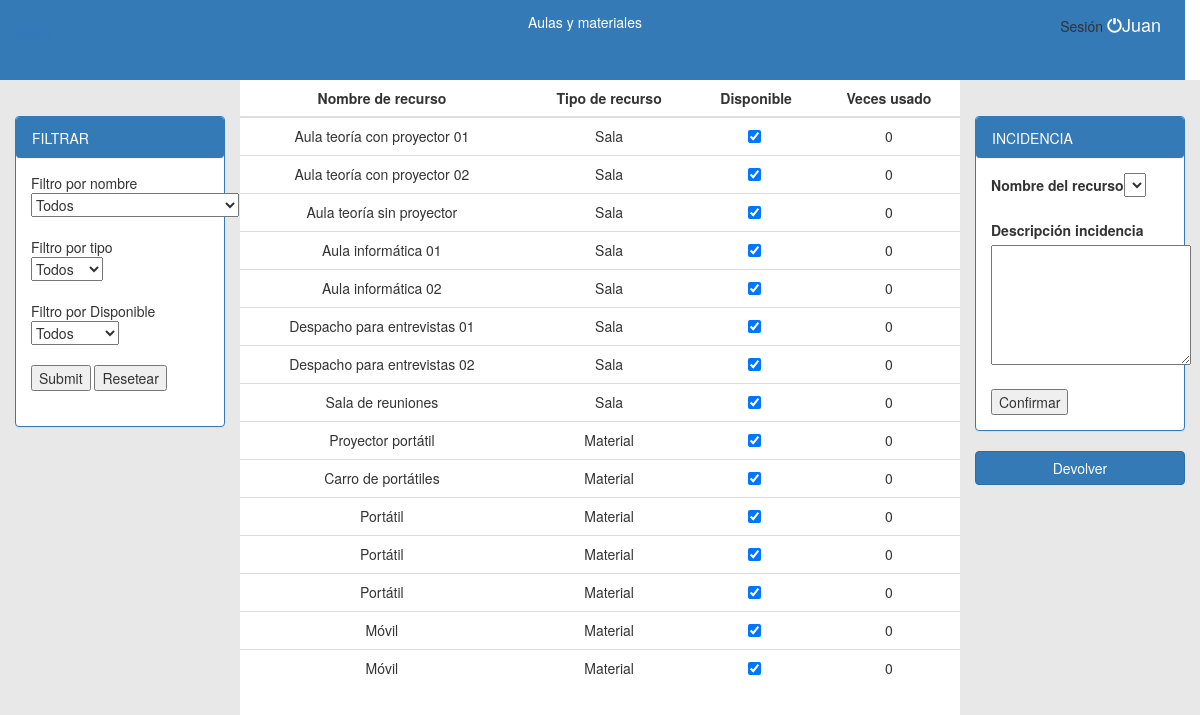
The app's page /Jorge/princi.php (signed in) with its own data.
### tables this page shows
CREATE TABLE `tbl_recurso` (
  `idRecurso` int(4) NOT NULL,
  `nombreRecursos` varchar(35) DEFAULT NULL,
  `tipoRecursos` enum('Sala','Material') DEFAULT NULL,
  `Ocupado` tinyint(1) NOT NULL
);

### Jorge/princi.php (the view, shortened to what this page needs)
<!DOCTYPE html>
<html>
<head>
	<link rel="stylesheet" type="text/css" href="css/style.css">
	<link rel="stylesheet" href="https://maxcdn.bootstrapcdn.com/bootstrap/3.3.7/css/bootstrap.min.css">
</head>
<body>
	<?php
	if(isset($_SESSION['usuario'])){
		$usuario = $_SESSION['usuario'];
	} else {
		$usuario = "Invitado";
	}
	?>
	<div id="cabecera" class="row">
		<div class="col-lg-4" style="text-align: left; color: white; padding-left: 2%;">
			<p><p><a href="principal.php" id="color">INICIO</a></p></p>
		</div>
		<div class="col-lg-4" style="text-align: center; color: white">
			<p class="size">Aulas y materiales</p>
		</div>
		<div class="col-lg-4" style="text-align: right; padding-right: 2%;"><t class="color2">Sesión</t>
			<span style='font-size: 18px; color: white; position: right;' id="login"><a href="index.html"><i id="cerrar_sesion" style="font-size: 15px; color: white" class="glyphicon glyphicon-off"></a></i><?php echo "$usuario"; ?> </span>
		</div>
	</div>
	<div id="contenedor_izq">
		<div class="col-lg-12">
			<div class="panel-group">
				<div class="panel panel-primary">
					<div class="panel panel-heading">FILTRAR</div>
					<div class="panel-body">
						<form action='principal.php' method='REQUEST' accept-charset='UTF-8'>
							<?php
							echo "Filtro por nombre<br>";
							?>
							<select name='nombreRecursos' required>
								<?php
								echo "<option>Todos</option>";
								?>
							</select><br><br>
							<?php
							echo "Filtro por tipo<br>";
							?>
							<select name='tipoRecursos' required>
								<?php
								echo "<option>Todos</option>";
								?>
							</select><br><br>
							<?php
							echo "Filtro por Disponible<br>";
							?>
							<select name='Ocupado' required>
								<?php
								echo "<option>Todos</option>";
								?>
							</select><br><br>
							<input type='submit' name='filtro'>
							<input type='submit' name='Reset' value='Resetear'><br><br>
						</div>
					</div>
				</div>
			</div>
		</div>
		<div id="contenedor_derch">
			<div class="col-lg-12">
				<div class="panel-group">
					<div class="panel panel-primary">
						<div class="panel panel-heading">INCIDENCIA</div>
						<div class="panel-body">
							<form  action='principal.php' method='REQUEST' accept-charset='UTF-8'>
								<?php
										echo "<label>Nombre del recurso</label>";
										echo "<select name='nombreRecursos'>";
										echo "</select><br><br>";
									echo "<label>Descripción incidencia</label>";
									echo "<textarea type='text' name='descripcionIncidencia' style='height:120px;width:200px;'></textarea><br><br>";
									echo "<input type='submit' name='Enviar' value='Confirmar'>";
								?>
							</form>
							</div>
						</div>
					</div>
					<button type='submit' name='devolver' id='titulo_btn' class='btn btn-primary btn-block'>Devolver</button>
			</div>
		</div>
		<?php
		$conexion=mysqli_connect("localhost", "root", "", "bd_empresa");
		if(!$conexion){
			echo "Error: No se pudo conectar a MySQL." . PHP_EOL;
			echo "errno de depuración: " . mysqli_connect_errno() . PHP_EOL;
			echo "error de depuración: " . mysqli_connect_error() . PHP_EOL;
			exit;
		} else {
			mysqli_query($conexion, "SET NAMES 'utf8'");
			if((isset($_REQUEST['devolver']))){
				?>
				<div id="contenedor_central">
					<table class="table">
						<thead>
							<tr>
								<th class="centro">Nombre de recurso</th>
								<th class="centro">Tipo de recurso</th>
								<th class="centro">Devolver</th>
							</tr>
						</thead>
						<tbody>
							<?php
							$k= "SELECT tbl_recurso.nombreRecursos,tbl_recurso.tipoRecursos,tbl_recurso.idRecurso from tbl_reserva inner join tbl_recurso where tbl_reserva.idRecurso = tbl_recurso.idRecurso and idUsuario = $_SESSION[idUsuario] and tbl_reserva.fechaLiberamiento is null";
							$rvis = mysqli_query($conexion, $k);
							if(mysqli_num_rows($rvis)>0){
								while($reserva = mysqli_fetch_array($rvis)){
									echo "<form action='principal.php' method='POST'>";
									echo "<tr class='filas'>";
									echo "<td>$reserva[nombreRecursos]</td>";
									echo "<td>$reserva[tipoRecursos]</td>";
									echo "<td>";
									echo "<button type='submit'name='devolverProducto' value='$reserva[idRecurso]' id='boton_devolver' class='btn btn-primary btn-block'>Devolver</button>";
									echo"</td>";
								}
								echo "<input type='hidden' name='devolver'>";
								echo "</form>";
							}
									}else{
										?>
										<div id="contenedor_central">
											<table class="table">
												<thead>
													<tr>
														<th class="centro">Nombre de recurso</th>
														<th class="centro">Tipo de recurso</th>
														<th class="centro">Disponible</th>
														<th class="centro">Veces usado</th>
													</tr>
												</thead>
												<tbody>
													<?php
													$q = "SELECT tbl_recurso.idRecurso ,tbl_recurso.nombreRecursos,tbl_recurso.tipoRecursos, tbl_recurso.Ocupado, count(tbl_reserva.idReserva) as veces_usado from tbl_recurso LEFT JOIN tbl_reserva on tbl_recurso.idRecurso = tbl_reserva.idRecurso group by tbl_recurso.idRecurso";
													$resultados = mysqli_query($conexion, $q);
													if(mysqli_num_rows($resultados)>0){
														$cont=0;
														while($reserva = mysqli_fetch_array($resultados)){
															echo "<form action='principal.php' method='REQUEST'>";
															echo "<tr class='filas'>";
															echo "<td>$reserva[nombreRecursos]</td>";
															echo "<td>$reserva[tipoRecursos]</td>";
															echo "<td>";
															echo "<div class='onoffswitch'>";
															if($reserva['Ocupado']==0){
																echo "<input type='checkbox' onChange='this.form.submit()' name='reserva' value='$reserva[idRecurso]' class='onoffswitch-checkbox' id='myonoffswitch$cont' checked> ";
															}
															echo "</div>";
															echo "<td>$reserva[veces_usado]</td>";
															echo "</tr>";
															echo "</form>";
															$cont++;
														}
													}
												}
											}
											?>
										</tbody>
									</table>
								</div>
							</body>
							</html>

### DavidAz/css/style.css (style rules this page uses)
#cabecera { width: 100%; height: 10vh; background-color: #337ab7; top: 0; left: 0; text-align: center; padding-top: 1%; }
#contenedor_izq { padding-top: 3%; left: 0; float: left; width: 20%; height: 90vh; background-color: #E8E8E8; }
#contenedor_derch { padding-top: 3%; float: right; right: 0; width: 20%; height: 90vh; background-color: #E8E8E8; }
#contenedor_central { float: left; width: 60%; height: 90vh; background-color: white; }
body { margin: 0; }
td { text-align: center; }
.centro { text-align: center; }

### records on screen
tbl_recurso: nombreRecursos "Aula teoría con proyector 01", tipoRecursos "Sala", reserva "0"
tbl_recurso: nombreRecursos "Aula teoría con proyector 02", tipoRecursos "Sala", reserva "0"
tbl_recurso: nombreRecursos "Aula teoría sin proyector", tipoRecursos "Sala", reserva "0"
tbl_recurso: nombreRecursos "Aula informática 01", tipoRecursos "Sala", reserva "0"
tbl_recurso: nombreRecursos "Aula informática 02", tipoRecursos "Sala", reserva "0"
tbl_recurso: nombreRecursos "Despacho para entrevistas 01", tipoRecursos "Sala", reserva "0"
tbl_recurso: nombreRecursos "Despacho para entrevistas 02", tipoRecursos "Sala", reserva "0"
tbl_recurso: nombreRecursos "Sala de reuniones", tipoRecursos "Sala", reserva "0"
tbl_recurso: nombreRecursos "Proyector portátil", tipoRecursos "Material", reserva "0"
tbl_recurso: nombreRecursos "Carro de portátiles", tipoRecursos "Material", reserva "0"
tbl_recurso: nombreRecursos "Portátil", tipoRecursos "Material", reserva "0"
tbl_recurso: nombreRecursos "Portátil", tipoRecursos "Material", reserva "0"
tbl_recurso: nombreRecursos "Portátil", tipoRecursos "Material", reserva "0"
tbl_recurso: nombreRecursos "Móvil", tipoRecursos "Material", reserva "0"
tbl_recurso: nombreRecursos "Móvil", tipoRecursos "Material", reserva "0"

### other values on screen
$usuario "Juan"
